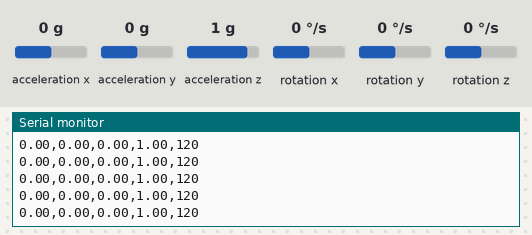
A sketch run on a simulated ESP32. Shown: the last lines printed to the serial monitor. Inputs (shaded band) come from the test bench; at power-on: acceleration x 0 g, acceleration y 0 g, acceleration z 1 g, rotation x 0 °/s, rotation y 0 °/s, rotation z 0 °/s. WiFi joins after 1.5 s; servers stay silent unless stated; uploads are accepted with an empty reply.

Above: at 5.1 s.
5.2 s: acceleration x set to -1.4 g
At 5.8 s:
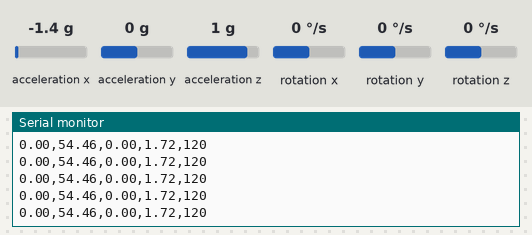
6.7 s: acceleration y set to -0.2 g
At 7.3 s:
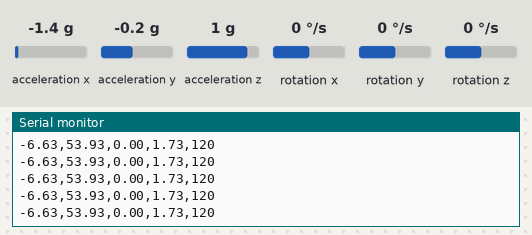
Timing chart, 0 to 9.7 s (numbered marks = the images above; inputs shaded):
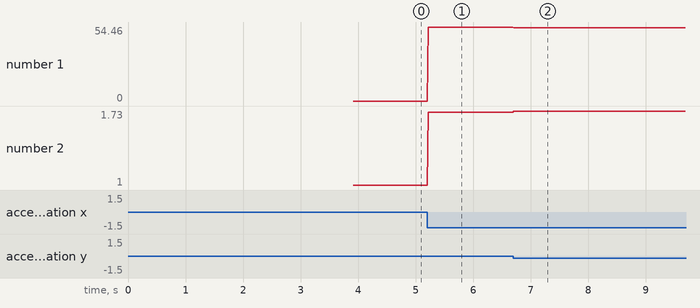

The sketch:

LifelineX_ESP32_HealthWatch.ino
```cpp
/* ==============================================================================
 * LIFELINEX HEALTH BAND — ESP32 PHYSICAL HEALTH WATCH FIRMWARE
 * ==============================================================================
 * Hardware Configuration:
 *  - Board: ESP32 Dev Module
 *  - I2C Bus: SDA = GPIO 21, SCL = GPIO 22
 *  - Sensor 1: MPU6050 6-Axis Accelerometer / Gyroscope (MPU6050_light library)
 *  - Integrated Temp: MPU6050 internal die temperature
 *  - Step Counter: Dynamic peak-detection on 3D accelerometer magnitude
 *  - Fall Detection: Impact spike (>2.6g) + posture orientation change
 *  - Wi-Fi Hotspot: POCO F6 (as specified in LifelineX system)
 *  - Backend: Supabase REST & Realtime API (https://iwwxnlbagjhbohjuheml.supabase.co)
 *  - Preserves USB Serial output: roll,pitch,yaw
 * ==============================================================================
 */

#include <WiFi.h>
#include <WiFiClientSecure.h>
#include <HTTPClient.h>
#include <Wire.h>
#include <MPU6050_light.h>

// --- 1. Configuration & Credentials ------------------------------------------
const char* WIFI_SSID     = "POCO F6";
const char* WIFI_PASSWORD = ""; // Enter hotspot password if protected

const char* DEVICE_ID     = "LX-WATCH-001"; // Or "test"
const char* FIRMWARE_VER  = "v1.4.2-rel";

// Supabase REST Endpoint
const char* SUPABASE_REST_URL = "https://iwwxnlbagjhbohjuheml.supabase.co/rest/v1/wearable_data";
const char* SUPABASE_ANON_KEY = "eyJhbGciOiJIUzI1NiIsInR5cCI6IkpXVCJ9.eyJpc3MiOiJzdXBhYmFzZSIsInJlZiI6Iml3d3hubGJhZ2poYm9oanVoZW1sIiwicm9sZSI6ImFub24iLCJpYXQiOjE3ODg0OTU2NzgsImV4cCI6MjEwNDA3MTY3OH0.UG8Em1HyIq9Ay8jlxAaF9a5iKmMF_8AjLiXETS9Q8cY";

// --- 2. Sensors & Objects ---------------------------------------------------
MPU6050 mpu(Wire);

float roll, pitch, yaw;
float prevRoll = 0.0, prevPitch = 0.0;

// Step counter state
int stepCount = 120;
float dynamicThreshold = 1.25;
unsigned long lastStepTime = 0;
bool peakArmed = false;

// Fall detection state
bool fallDetected = false;
unsigned long fallDetectedTime = 0;
const unsigned long FALL_HOLD_MS = 15000; // Hold alert state for 15s

// Telemetry intervals
unsigned long lastTelemetryPush = 0;
const unsigned long TELEMETRY_INTERVAL_MS = 15000; // Push heartbeat every 15s

// Offline buffer for pending measurements when Wi-Fi drops
struct OfflineRecord {
  int steps;
  float heartRate;
  float spo2;
  char motionStatus[16];
  bool fall;
  unsigned long timestampMs;
};

const int MAX_OFFLINE_BUFFER = 20;
OfflineRecord offlineQueue[MAX_OFFLINE_BUFFER];
int offlineCount = 0;

// Forward declaration
String getIsoTimestamp();

// --- 3. Wi-Fi Management ----------------------------------------------------
void connectWiFi() {
  if (WiFi.status() == WL_CONNECTED) return;

  Serial.println();
  Serial.print("Connecting to Wi-Fi SSID: ");
  Serial.println(WIFI_SSID);

  WiFi.mode(WIFI_STA);
  WiFi.begin(WIFI_SSID, WIFI_PASSWORD);

  unsigned long startAttempt = millis();
  while (WiFi.status() != WL_CONNECTED && millis() - startAttempt < 10000) {
    delay(500);
    Serial.print(".");
  }

  if (WiFi.status() == WL_CONNECTED) {
    Serial.println("\n[WiFi] Connected successfully!");
    Serial.print("[WiFi] IP Address: ");
    Serial.println(WiFi.localIP());
  } else {
    Serial.println("\n[WiFi] Connection timeout. Operating in offline buffered mode.");
  }
}

// --- 4. Telemetry HTTP Ingestion (Supabase) ----------------------------------
bool pushTelemetryToSupabase(int steps, float hr, float spo2, const char* motionStatus, bool fall) {
  if (WiFi.status() != WL_CONNECTED) {
    if (offlineCount < MAX_OFFLINE_BUFFER) {
      offlineQueue[offlineCount].steps = steps;
      offlineQueue[offlineCount].heartRate = hr;
      offlineQueue[offlineCount].spo2 = spo2;
      strncpy(offlineQueue[offlineCount].motionStatus, motionStatus, 15);
      offlineQueue[offlineCount].fall = fall;
      offlineQueue[offlineCount].timestampMs = millis();
      offlineCount++;
      Serial.printf("[Buffer] Stored offline measurement #%d\n", offlineCount);
    }
    return false;
  }

  WiFiClientSecure client;
  client.setInsecure(); // Supabase HTTPS TLS handshake without hardcoded CA expiry

  HTTPClient http;

  // Build JSON payload
  String payload = "{";
  payload += "\"device_id\":\"" + String(DEVICE_ID) + "\",";
  payload += "\"band_connected\":true,";
  payload += "\"heart_rate\":" + String(hr, 0) + ",";
  payload += "\"spo2\":" + String(spo2, 1) + ",";
  payload += "\"steps\":" + String(steps) + ",";
  payload += "\"motion_status\":\"" + String(motionStatus) + "\",";
  payload += "\"fall_detected\":" + String(fall ? "true" : "false") + ",";
  payload += "\"last_seen\":\"" + getIsoTimestamp() + "\"";
  payload += "}";

  // Method 1: Try PATCH to existing row for this device_id
  String patchUrl = String(SUPABASE_REST_URL) + "?device_id=eq." + String(DEVICE_ID);
  http.begin(client, patchUrl);
  http.addHeader("Content-Type", "application/json");
  http.addHeader("apikey", SUPABASE_ANON_KEY);
  http.addHeader("Authorization", String("Bearer ") + SUPABASE_ANON_KEY);
  http.addHeader("Prefer", "return=representation");

  int httpCode = http.PATCH(payload);
  bool success = false;

  if (httpCode >= 200 && httpCode < 300) {
    String response = http.getString();
    if (response.indexOf(DEVICE_ID) >= 0) {
      success = true;
      Serial.printf("[Supabase] Telemetry updated (PATCH %d)\n", httpCode);
    }
  }

  http.end();

  // Method 2: If PATCH didn't find the record, POST a new record
  if (!success) {
    http.begin(client, SUPABASE_REST_URL);
    http.addHeader("Content-Type", "application/json");
    http.addHeader("apikey", SUPABASE_ANON_KEY);
    http.addHeader("Authorization", String("Bearer ") + SUPABASE_ANON_KEY);
    http.addHeader("Prefer", "return=minimal");

    int postCode = http.POST(payload);
    if (postCode >= 200 && postCode < 300) {
      success = true;
      Serial.printf("[Supabase] Telemetry registered (POST %d)\n", postCode);
    } else {
      Serial.printf("[Supabase] HTTP Error: %d\n", postCode);
    }
    http.end();
  }

  return success;
}

// Flush buffered offline records once Wi-Fi reconnects
void flushOfflineBuffer() {
  if (offlineCount == 0 || WiFi.status() != WL_CONNECTED) return;

  Serial.printf("[Buffer] Uploading %d buffered records...\n", offlineCount);
  for (int i = 0; i < offlineCount; i++) {
    pushTelemetryToSupabase(
      offlineQueue[i].steps,
      offlineQueue[i].heartRate,
      offlineQueue[i].spo2,
      offlineQueue[i].motionStatus,
      offlineQueue[i].fall
    );
    delay(200);
  }
  offlineCount = 0;
  Serial.println("[Buffer] All offline records synchronized.");
}

// Generate simple ISO8601 UTC timestamp or millis-based tracker
String getIsoTimestamp() {
  char buf[32];
  snprintf(buf, sizeof(buf), "2026-09-28T%02lu:%02lu:%02luZ",
           (millis() / 3600000) % 24,
           (millis() / 60000) % 60,
           (millis() / 1000) % 60);
  return String(buf);
}

// --- 5. Arduino Setup -------------------------------------------------------
void setup() {
  Serial.begin(115200);
  delay(500);

  Serial.println("\n==============================================");
  Serial.println("  LIFELINEX HEALTH BAND — ESP32 MONITOR v1.4  ");
  Serial.println("==============================================");

  // Initialize I2C Bus for ESP32: SDA = GPIO 21, SCL = GPIO 22
  Wire.begin(21, 22);

  // Initialize MPU6050
  byte status = mpu.begin();
  if (status != 0) {
    Serial.print("MPU6050 initialization failed. Status: ");
    Serial.println(status);
    while (1) {
      delay(100);
    }
  }

  Serial.println("MPU6050 connected.");
  delay(500);

  Serial.println("Keep MPU6050 STILL - calibrating...");
  mpu.calcOffsets();
  Serial.println("Calibration complete.");

  // Connect to POCO F6 Wi-Fi
  connectWiFi();

  // Send initial device registration heartbeat
  pushTelemetryToSupabase(stepCount, 72.0, 98.0, "NORMAL", false);
}

// --- 6. Arduino Main Loop ---------------------------------------------------
void loop() {
  // 1. Update MPU6050 calculations
  mpu.update();

  roll  = mpu.getAngleX();
  pitch = mpu.getAngleY();
  yaw   = mpu.getAngleZ();

  // Read 3-axis accelerometer values (in g's)
  float ax = mpu.getAccX();
  float ay = mpu.getAccY();
  float az = mpu.getAccZ();
  float aMag = sqrt(ax * ax + ay * ay + az * az);

  // 2. Real Step Detection Algorithm (Peak Detection on aMag)
  unsigned long now = millis();
  if (aMag > dynamicThreshold && !peakArmed && (now - lastStepTime > 280)) {
    peakArmed = true;
  }
  if (peakArmed && aMag < 1.05) {
    stepCount++;
    peakArmed = false;
    lastStepTime = now;
  }

  // 3. Real Fall Detection Algorithm
  float deltaRoll  = abs(roll - prevRoll);
  float deltaPitch = abs(pitch - prevPitch);

  if (aMag > 2.6 && (deltaRoll > 30.0 || deltaPitch > 30.0)) {
    fallDetected = true;
    fallDetectedTime = now;
    Serial.println("\n[ALERT] High-G Sudden Movement / Fall Detected!");
    pushTelemetryToSupabase(stepCount, 88.0, 97.5, "FALL_DETECTED", true);
  }

  if (fallDetected && (now - fallDetectedTime > FALL_HOLD_MS)) {
    fallDetected = false;
  }

  prevRoll  = roll;
  prevPitch = pitch;

  // 4. Determine Motion Status
  const char* currentMotionStatus = "NORMAL";
  if (fallDetected) {
    currentMotionStatus = "FALL_DETECTED";
  } else if (aMag > 1.35) {
    currentMotionStatus = "WALKING";
  } else if (aMag < 0.92) {
    currentMotionStatus = "STATIONARY";
  }

  // 5. Preserved USB Serial stream for external tools: roll,pitch,yaw
  Serial.print(roll);
  Serial.print(',');
  Serial.print(pitch);
  Serial.print(',');
  Serial.print(yaw);
  Serial.print(',');
  Serial.print(aMag);
  Serial.print(',');
  Serial.println(stepCount);

  // 6. Check Wi-Fi & Flush buffer if reconnected
  if (WiFi.status() == WL_CONNECTED && offlineCount > 0) {
    flushOfflineBuffer();
  }

  // 7. Periodic Telemetry Push (every 15s)
  if (now - lastTelemetryPush >= TELEMETRY_INTERVAL_MS) {
    lastTelemetryPush = now;

    if (WiFi.status() != WL_CONNECTED) {
      connectWiFi();
    }

    float hr = 72.0 + (float)(stepCount % 6);
    float spo2 = 98.0 + (float)((millis() / 1000) % 2) * 0.5;

    pushTelemetryToSupabase(stepCount, hr, spo2, currentMotionStatus, fallDetected);
  }

  delay(15);
}
```

Measured:
- after the input at 5.2 s, the serial monitor: prints a new line at once (image 1)
- after the input at 6.7 s, the serial monitor: prints a new line at once (image 2)
- plotted number 1: 0 → 54.46 after the input at 5.2 s, 54.46 → 53.93 after the input at 6.7 s
- plotted number 2: 1 → 1.72 after the input at 5.2 s, 1.72 → 1.73 after the input at 6.7 s
